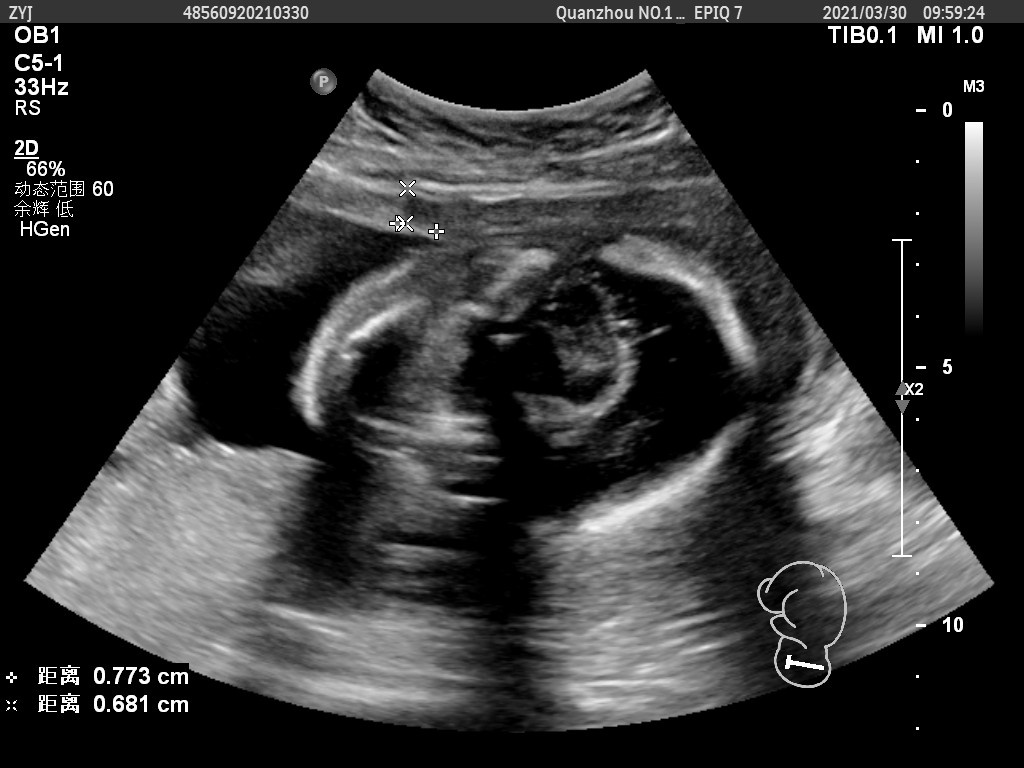
#> input picture removeByAI/highlight/input - Copy/1.2.826.0.1.3680043.2.461.12149337.4286452740.jpg, 1024 x 768 px; its folder holds only this picture in this run
$ python -i preprocess.py   (imports and definitions only)
#> lines starting #> are read from the running program, lines starting #| are printed output that depends on the picture; after the words box and inside, x2 and y2 are one past the last pixel; in counts of white or black regions, pixels touching at a corner belong together
#> further down, picture is the input picture: shape (768, 1024, 3); min 0, max 255, mean 47.5
import cv2
import numpy as np

# [5 lines left out: function scaled_points, not called in this run]

def detect_safe_area(image: np.ndarray) -> tuple[np.ndarray, list[int]]:
    """
    Phát hiện vùng an toàn (hình quạt siêu âm) và vẽ viền/crop.
    Dựa trên thuật toán của [v3.0] SAfeArea.
    """
    result = image.copy()
    h, w = image.shape[:2]
    gray = cv2.cvtColor(image, cv2.COLOR_BGR2GRAY)

    # Vùng siêu âm - cố gắng vẽ hình quạt
    upper = gray[0:int(h * 0.6)]
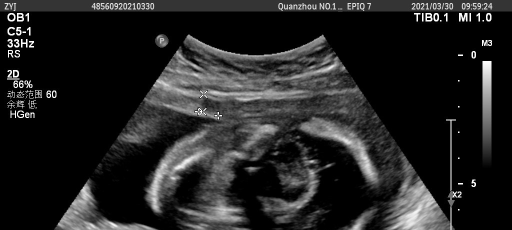
#> upper: shape (460, 1024) (shown at 1/2 size); min 0, max 255, mean 35.4
    edges = cv2.Canny(upper, 20, 80)
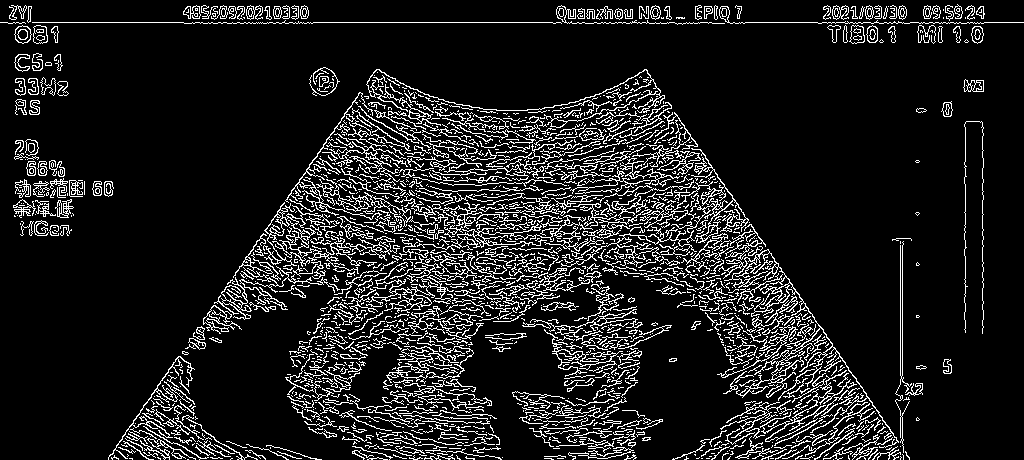
#> edges: shape (460, 1024); 11.8% white in thin lines or dots
    closed = cv2.morphologyEx(edges, cv2.MORPH_CLOSE, np.ones((11,11), np.uint8))
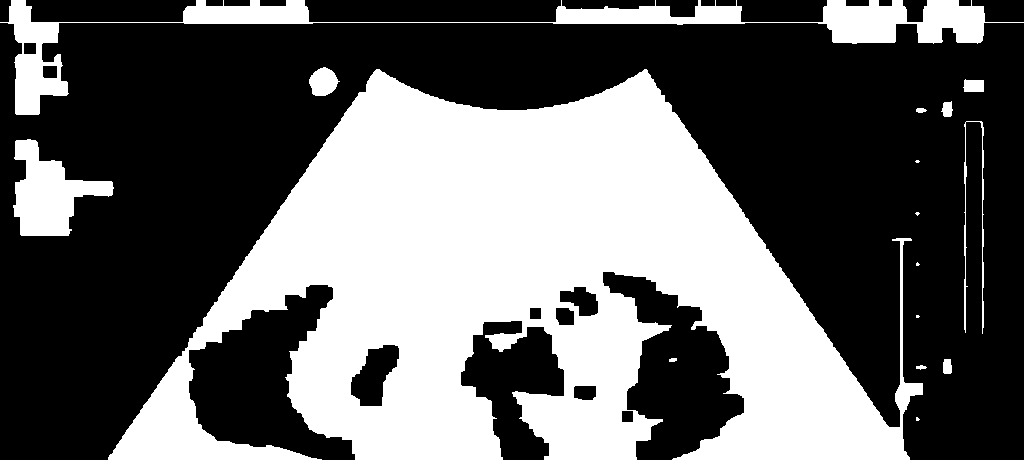
#> closed: shape (460, 1024); 39.6% white; 16 white regions (5 under 20 px)

    contours, _ = cv2.findContours(closed, cv2.RETR_EXTERNAL, cv2.CHAIN_APPROX_SIMPLE)
#> contours = 16 contours, 6 with area under 20; largest, box (x1, y1, x2, y2) and area: (108, 69, 923, 460) 165762, (0, 0, 1024, 115) 13942, (13, 139, 114, 236) 4726, (309, 67, 340, 96) 588, (964, 121, 984, 334) 249

    fan_contour = None
    for cnt in contours:
        area = cv2.contourArea(cnt)
        if area > 35000:  # Vùng quạt
            fan_contour = cnt
            break
#> this loop made 14 passes
#> area on passes 2, 3, 9, 10, 11, 12, 13, 14: 23, 103, 4726, 249, 31, 117.5, 211, 165762.5

    bbox = [0, 0, w, h] # Default to full image if not found
    if fan_contour is not None:
        # Tạm thời chỉ vẽ viền xanh lá để debug. Trong thực tế sẽ crop hoặc tạo mask.
        cv2.drawContours(result, [fan_contour], -1, (0, 255, 0), 8)
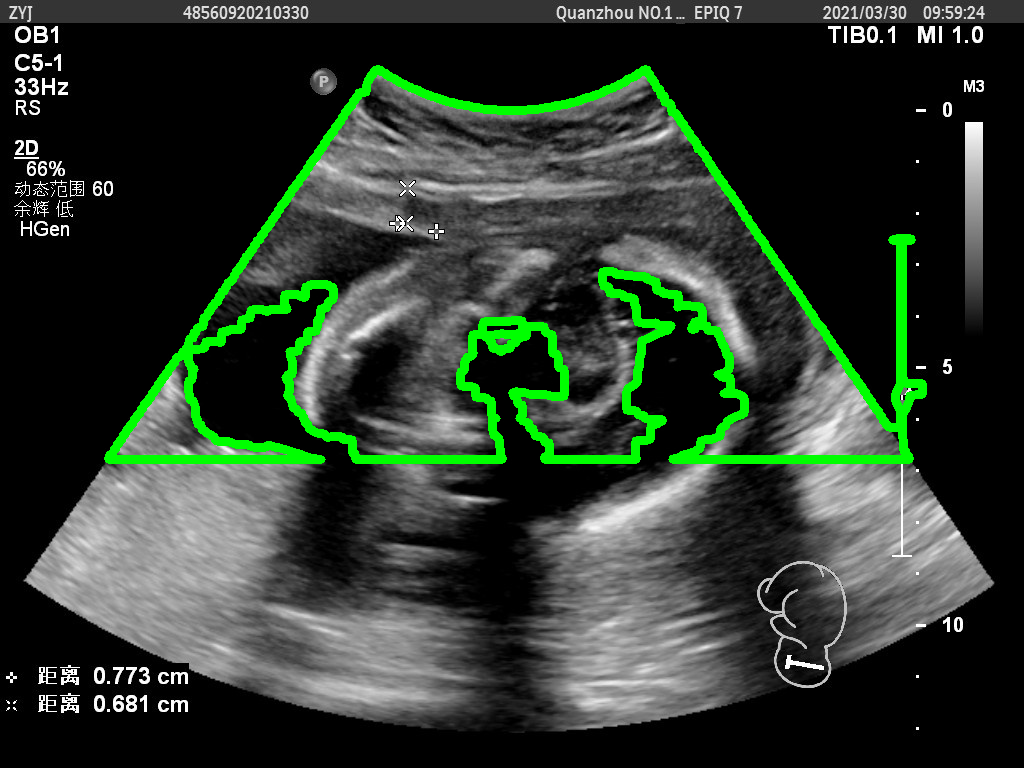
#> result: shape (768, 1024, 3); 4.7% of pixels changed, all inside (x1, y1, x2, y2) = (104, 65, 927, 464)
        x, y, w_cnt, h_cnt = cv2.boundingRect(fan_contour)
#> x = 108; y = 69; w_cnt = 815; h_cnt = 391
        bbox = [x, y, x + w_cnt, y + h_cnt]
#> bbox = [108, 69, 923, 460]

    return result, bbox

from rapidocr_onnxruntime import RapidOCR

# Khởi tạo model OCR (load 1 lần)
# [1 line that did not run here, left out]

# [56 lines left out: functions inpaint_speckle_texture_aware, remove_calipers, remove_text_and_callipers, not called in this run]

import os

_CACHED_TEMPLATES = {}

# [143 lines left out: functions _get_scaled_templates, detect_calipers, highlight_calipers_on_image, not called in this run]

>>> import cv2
>>> picture = cv2.imread('../removeByAI/highlight/input - Copy/1.2.826.0.1.3680043.2.461.12149337.4286452740.jpg')
>>> result = detect_safe_area(picture)

$ run again, on removeByAI/highlight/input - Copy/1.2.826.0.1.3680043.2.461.12149631.3711402202.jpg
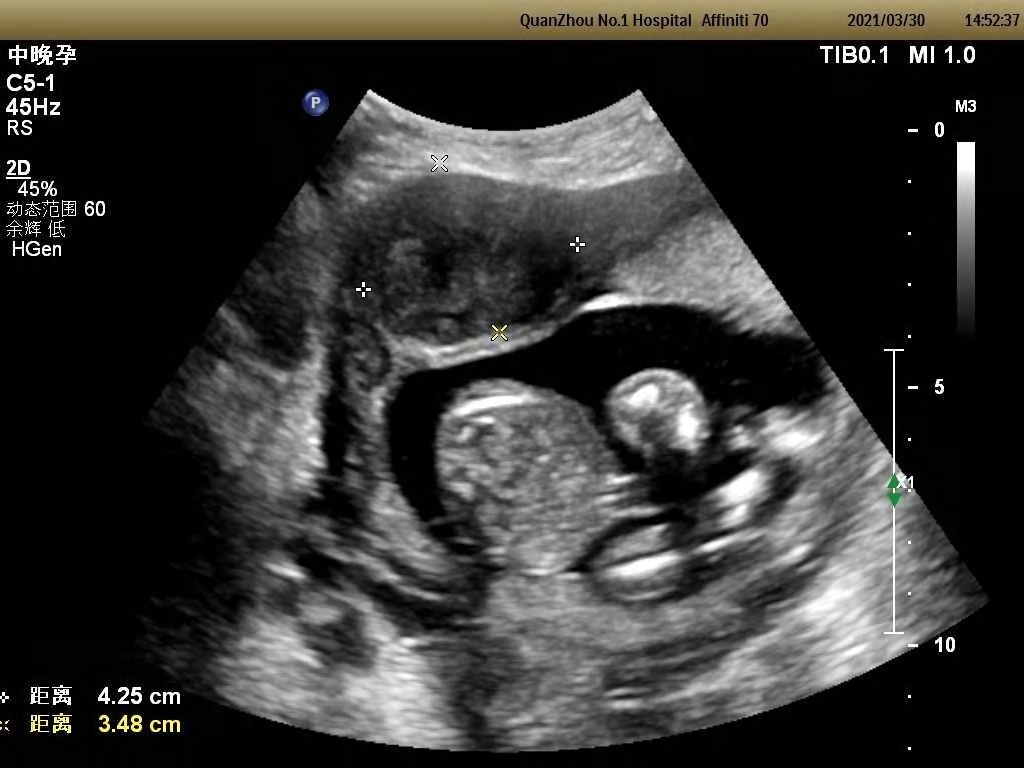
#> input picture removeByAI/highlight/input - Copy/1.2.826.0.1.3680043.2.461.12149631.3711402202.jpg, 1024 x 768 px
#> picture is the input picture: shape (768, 1024, 3); mean B, G, R 50.9, 53.2, 53.9
#> in detect_safe_area, `edges = cv2.Canny(upper, 20, 80)`:
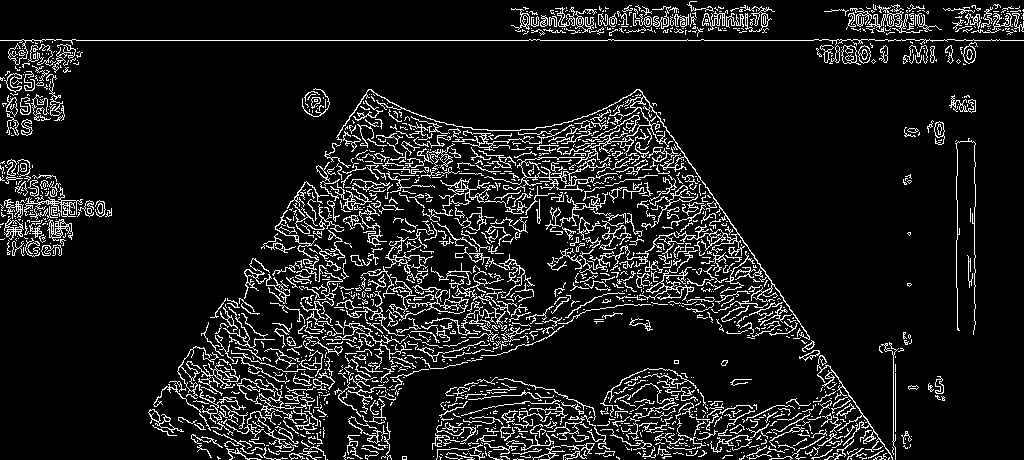
#> edges: shape (460, 1024); 10.1% white in thin lines or dots
#> closed: shape (460, 1024); 38% white; 14 white regions (2 under 20 px)
#> contours = 14 contours, 2 with area under 20; largest, box (x1, y1, x2, y2) and area: (148, 89, 912, 460) 155396, (0, 0, 1024, 136) 21802, (0, 159, 112, 257) 5943, (955, 138, 976, 335) 2232, (302, 88, 330, 117) 544
#> the loop in detect_safe_area, `for cnt in contours:` made 12 passes
#> area on passes 1, 2, 3, 4, 7, 8, 9, 10: 67.5, 270.5, 22.5, 140.5, 52, 5943, 2232, 409
#> in detect_safe_area, `cv2.drawContours(result, [fan_contour], -1, (0, 255, 0), 8)`:
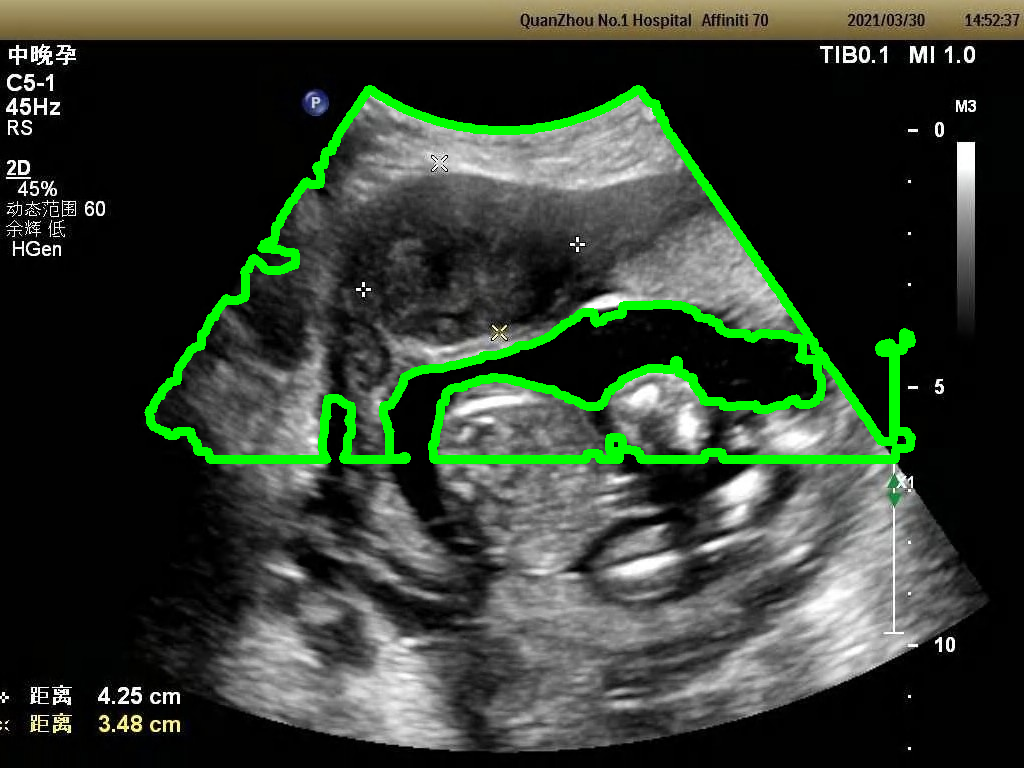
#> result: shape (768, 1024, 3); 4.09% of pixels changed, all inside (x1, y1, x2, y2) = (144, 85, 916, 464)
#> x = 148; y = 89; w_cnt = 764; h_cnt = 371
#> in detect_safe_area, `bbox = [x, y, x + w_cnt, y + h_cnt]`: bbox = [148, 89, 912, 460]

$ run again, on removeByAI/highlight/input - Copy/1.2.826.0.1.3680043.2.461.12151297.225326815.jpg
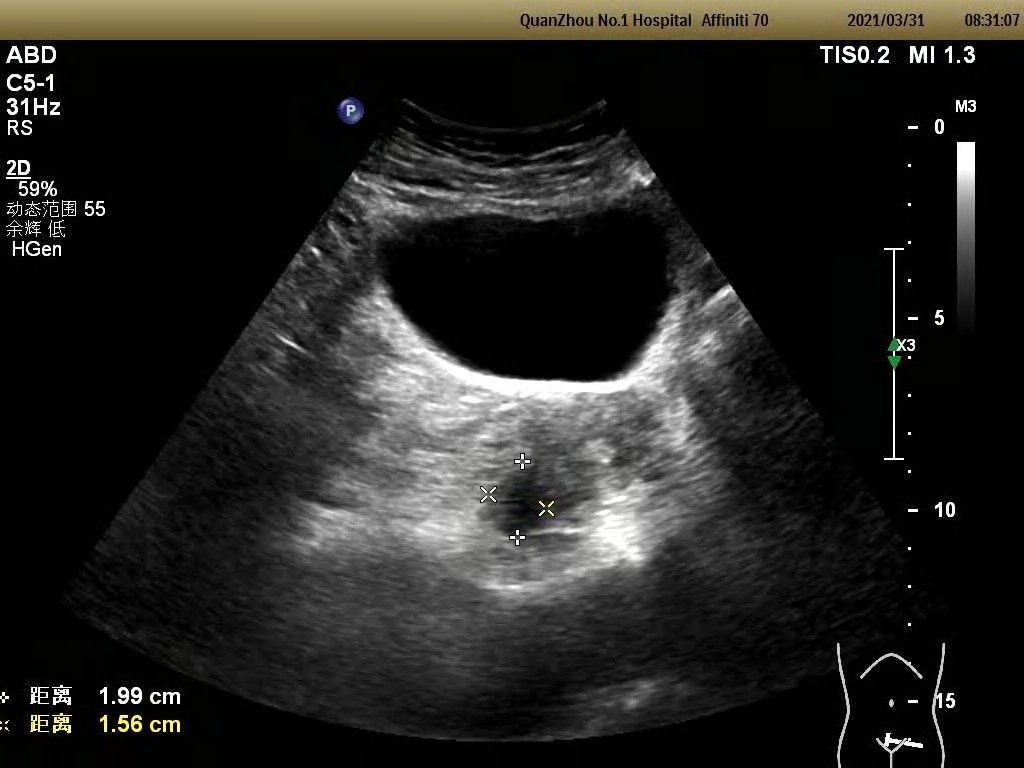
#> input picture removeByAI/highlight/input - Copy/1.2.826.0.1.3680043.2.461.12151297.225326815.jpg, 1024 x 768 px
#> picture is the input picture: shape (768, 1024, 3); mean B, G, R 32.8, 35.1, 35.9
#> in detect_safe_area, `edges = cv2.Canny(upper, 20, 80)`:
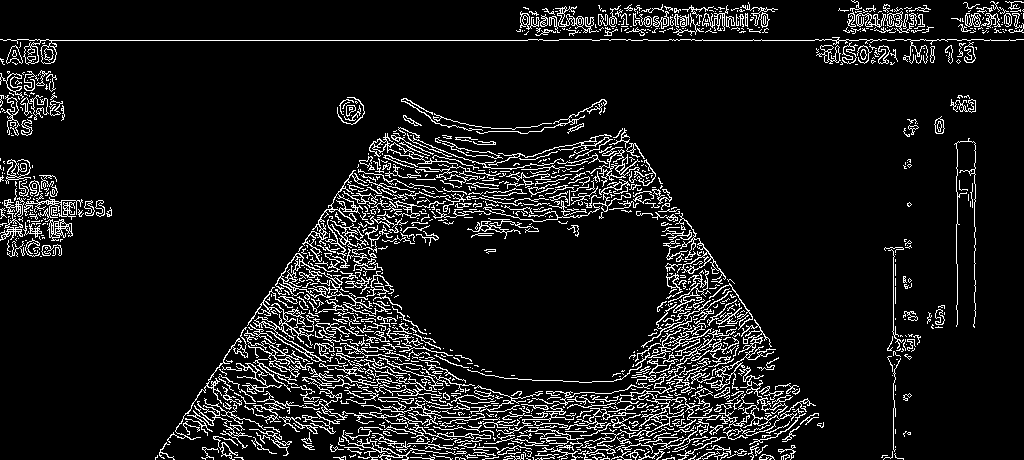
#> edges: shape (460, 1024); 9.3% white in thin lines or dots
#> closed: shape (460, 1024); 30.8% white; 12 white regions (1 under 20 px)
#> contours = 11 contours, 1 with area under 20; largest, box (x1, y1, x2, y2) and area: (155, 98, 824, 460) 149724, (0, 0, 1024, 136) 21328, (0, 158, 112, 257) 5836, (881, 239, 945, 460) 1998, (954, 138, 976, 328) 1186
#> the loop in detect_safe_area, `for cnt in contours:` made 8 passes
#> area on passes 1, 3, 4, 5, 6, 7, 8: 1998, 40, 5835.5, 1186.5, 153, 118.5, 149724
#> in detect_safe_area, `cv2.drawContours(result, [fan_contour], -1, (0, 255, 0), 8)`:
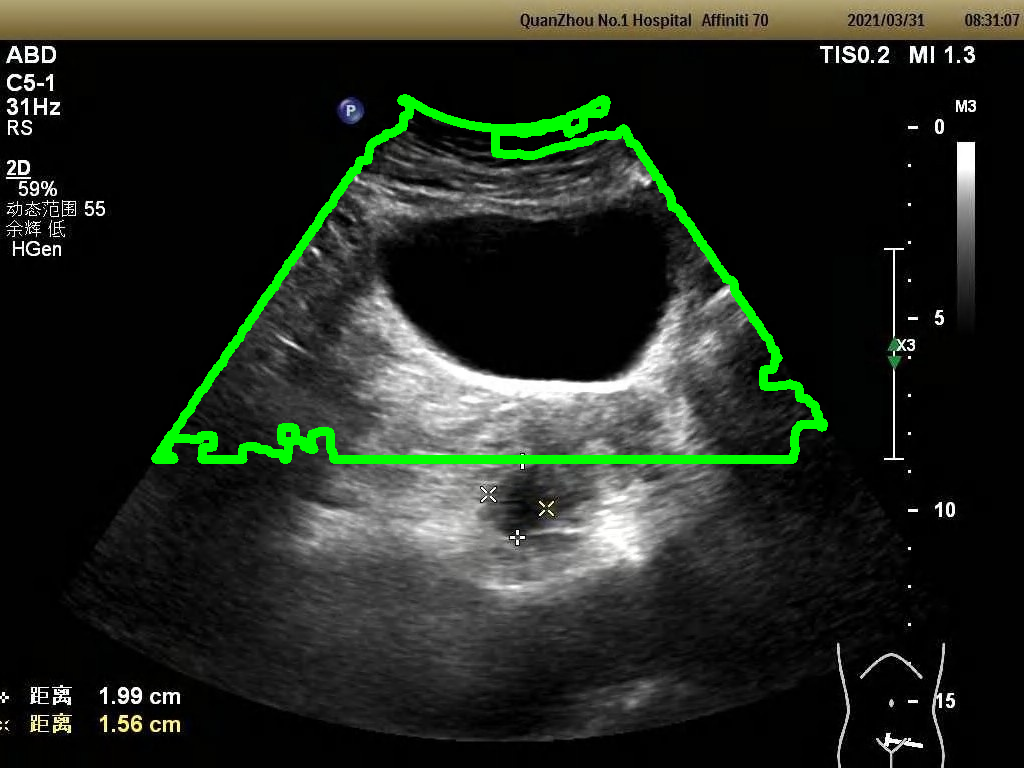
#> result: shape (768, 1024, 3); 2.53% of pixels changed, all inside (x1, y1, x2, y2) = (151, 94, 828, 464)
#> x = 155; y = 98; w_cnt = 669; h_cnt = 362
#> in detect_safe_area, `bbox = [x, y, x + w_cnt, y + h_cnt]`: bbox = [155, 98, 824, 460]
